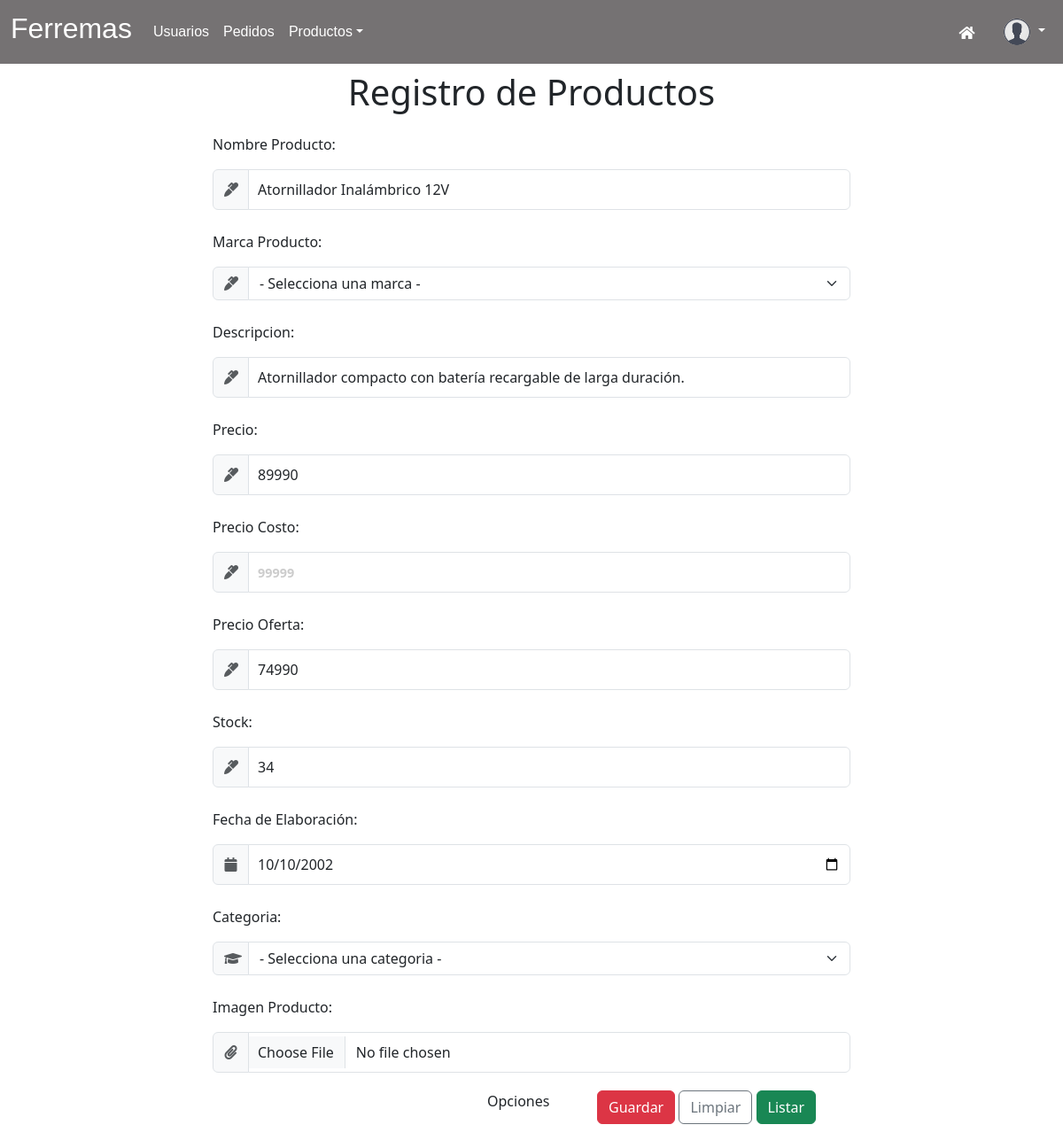
Page /cliente/gestionarProducto/17/buscar/ (signed in) on the committed database.
### cliente/models.py (models this page shows, shortened)
class Producto(models.Model):
    imagen = models.ImageField(upload_to='productos/', blank=True, null=True)
    nombre = models.CharField(max_length=255)
    marca = models.ForeignKey(Marca, on_delete=models.CASCADE)
    descripcion = models.TextField(blank=True, null=True)
    precio = models.IntegerField()
    precio_Costo = models.IntegerField(blank=True, null=True)
    precio_Oferta = models.IntegerField(blank=True, null=True)
    stock = models.IntegerField()
    creado_en = models.DateField()
    codigo = models.IntegerField(blank=True, null=True)
    categoria = models.ForeignKey(Categoria, on_delete=models.CASCADE)

### cliente/views.py (the view)
# urls.py: path('gestionarProducto/<int:pk>/<str:accion>/', views.gestionarProducto, name='gestionarProducto'),
@user_passes_test(es_admin, login_url='index')
def gestionarProducto(request, pk, accion):
    context = {}
    try:
        item = Producto.objects.get(pk=pk)
        if accion == 'eliminar':
            item.delete()
            context['exito'] = "El producto fue eliminado"
            return redirect('listarProducto')
        else:
            context['item'] = item
            return render(request, 'registroProducto.html', context)
    except:
        context['error'] = "Error al buscar el registro"
        return render(request, 'registroProducto.html', context)

### cliente/context_processor.py (called while the page is built)
def total_carrito(request):
    total = 0
    if request.user.is_authenticated:
        if "carrito" in request.session:
            for key, value in request.session["carrito"].items():
                total += int(value["precio_unitario"])
    return {"total_carrito": total}

### cliente/views.py (called while the page is built)
def es_admin(user):
    return user.is_staff

### cliente/templates/registroProducto.html (shortened to what this page needs)
{% extends "modoAdmin.html" %}
{% load static %}
{% block tituloPrincipal %} Registro de Productos {% endblock %}
{% block contenidoTabla  %}
<div class="container">
    <div class="row justify-content-center">
      <div class="col-md-8 col-lg-8 ml-auto" >
        <form action="{% url 'guardarProducto' %}" method="POST" enctype="multipart/form-data" >
            <div style="overflow-y: auto; height: 65vh; scrollbar-width: none;">
              <div class="row">
                      <div class="mb-4">
                        <p>Nombre Producto: </p>
                        <div class="input-group">
                            <span class="input-group-text"><i class="fas fa-marker text-muted" style="width: 15px;"></i></span>
                            <input type="text" name="txtNombre" class="form-control bg-white border-left-0 border-md" required placeholder="DestrozaMadres3000" value="{{item.nombre}}">
                          </div>
                      </div>
                      <div class="mb-4">
                        <p>Marca Producto: </p>
                        <div class="input-group">
                            <span class="input-group-text"><i class="fas fa-marker text-muted" style="width: 15px;"></i></span>
                            <select name="txtMarca" class="form-select custom-select bg-white border-left-0 border-md" required>
                                <option value="">- Selecciona una marca -</option>
                            </select>
                        </div>
                      </div>
                      <div class="mb-4">
                        <p>Descripcion: </p>
                        <div class="input-group">
                            <span class="input-group-text"><i class="fas fa-marker text-muted" style="width: 15px;"></i></span>
                            <input type="text" name="txtDescripcion" class="form-control bg-white border-left-0 border-md" required placeholder="PeaceKeaper" value="{{item.descripcion}}">
                        </div>
                      </div>
                      <div class="mb-4">
                        <p>Precio: </p>
                        <div class="input-group">
                            <span class="input-group-text"><i class="fas fa-marker text-muted" style="width: 15px;"></i></span>
                            <input type="number" name="txtPrecio" class="form-control bg-white border-left-0 border-md" pattern="\d*" title="Por favor, ingresa solo números." required placeholder="99999" value="{{item.precio|floatformat:'-2'}}">
                          </div>
                      </div>
                      <div class="mb-4">
                        <p>Precio Costo: </p>
                        <div class="input-group">
                            <span class="input-group-text"><i class="fas fa-marker text-muted" style="width: 15px;"></i></span>
                            <input type="number" name="txtPrecioCosto" class="form-control bg-white border-left-0 border-md" pattern="\d*" title="Por favor, ingresa solo números." required placeholder="99999" value="{{item.precio_costo|floatformat:'-2'}}">
                          </div>
                      </div>
                      <div class="mb-4">
                        <p>Precio Oferta: </p>
                        <div class="input-group">
                          <span class="input-group-text"><i class="fas fa-marker text-muted" style="width: 15px;"></i></span>
                          <input type="number" name="txtPrecioOferta" class="form-control bg-white border-left-0 border-md" pattern="\d*" title="Por favor, ingresa solo números." placeholder="99999" value="{{item.precio_Oferta|default_if_none:''|floatformat:'-2'}}">
                        </div>
                      </div>
                      <div class="mb-4">
                        <p>Stock: </p>
                        <div class="input-group">
                            <span class="input-group-text"><i class="fas fa-marker text-muted" style="width: 15px;"></i></span>
                            <input type="number" name="txtStock" class="form-control bg-white border-left-0 border-md" pattern="\d*" title="Por favor, ingresa solo números." required placeholder="150" value="{{item.stock}}">
                          </div>
                      </div>
                      <div class="mb-4">
                        <p>Fecha de Elaboración: </p>
                        <div class="input-group">
                            <span class="input-group-text"><i class="fa fa-calendar text-muted" style="width: 15px;"></i></span>
                            <input type="date" name="txtCreado_en" class="form-control bg-white border-left-0 border-md" value="{{item.creado_en|date:'Y-m-d'}}" title="Debe ingresar una fecha válida." required>
                          </div>
                      </div>
                      <div class="mb-4">
                        <p>Categoria:</p>
                        <div class="input-group">
                            <span class="input-group-text"><i class="fa fa-graduation-cap text-muted" style="width: 15px;"></i></span>
                            <select name="txtCategoria" class="form-select custom-select bg-white border-left-0 border-md" required>
                                <option value="">- Selecciona una categoria -</option>
                            </select>
                        </div>
                      </div>
                      <div class="mb-4">
                        <p>Imagen Producto: </p>
                        <div class="input-group">
                            <span class="input-group-text"><i class="fas fa-paperclip text-muted" style="width: 15px;"></i></span>
                            <input type="file" name="txtImagen" class="form-control bg-white border-left-0 border-md" value="{{item.imagen.url}}" title="Debe ingresar una imagen" required>
                          </div>
                      </div>
              </div>
            </div>
            <div class="row justify-content-end" style="padding-top: 20px;">
              <div class="col-12 col-md-2 offset-md-3">Opciones</div>
                  <div class="col-12 col-md-5">
                      <input type="submit" name="btnGuardar" class="btn btn-danger" value="Guardar">
                      <a href="{% url 'registroProducto' %}" class="btn btn-outline-secondary" value="Limpiar">Limpiar</a>
                      <a href="{% url 'listarProducto' %}" class="btn btn-success">Listar</a>
                  </div>
            </div>
        </form>
      </div>
    </div>
</div>
{% endblock %}

### cliente/static/cliente/model/css/styleNavbar.css (style rules this page uses)
:root { --navbar-color: rgb(117, 114, 115); --footer-color: rgb(117, 114, 115); }
.navbar a,i { color: white; text-decoration: none; transition: color 0.15s ease-in-out; }

### cliente/static/cliente/model/css/styleRegistro.css (style rules this page uses)
.border-md { border-width: 1px; }
body { min-height: 100vh; }
.form-control:not(select) { padding: 10px; }
.form-control::placeholder { color: #ccc; font-weight: bold; font-size: 0.9rem; }
* { box-sizing: border-box; }
:root { --d: 2500ms; --angle: 90deg; --gradX: 100%; --gradY: 50%; --c1: rgba(168, 239, 255, 1); --c2: rgba(168, 239, 255, 0.1); }

### rows in the picture
Producto: txtNombre "Atornillador Inalámbrico 12V", txtDescripcion "Atornillador compacto con batería recargable de larga duración.", txtPrecio "89990", txtPrecioOferta "74990", txtStock "34", txtCreado_en "10/10/2002"
